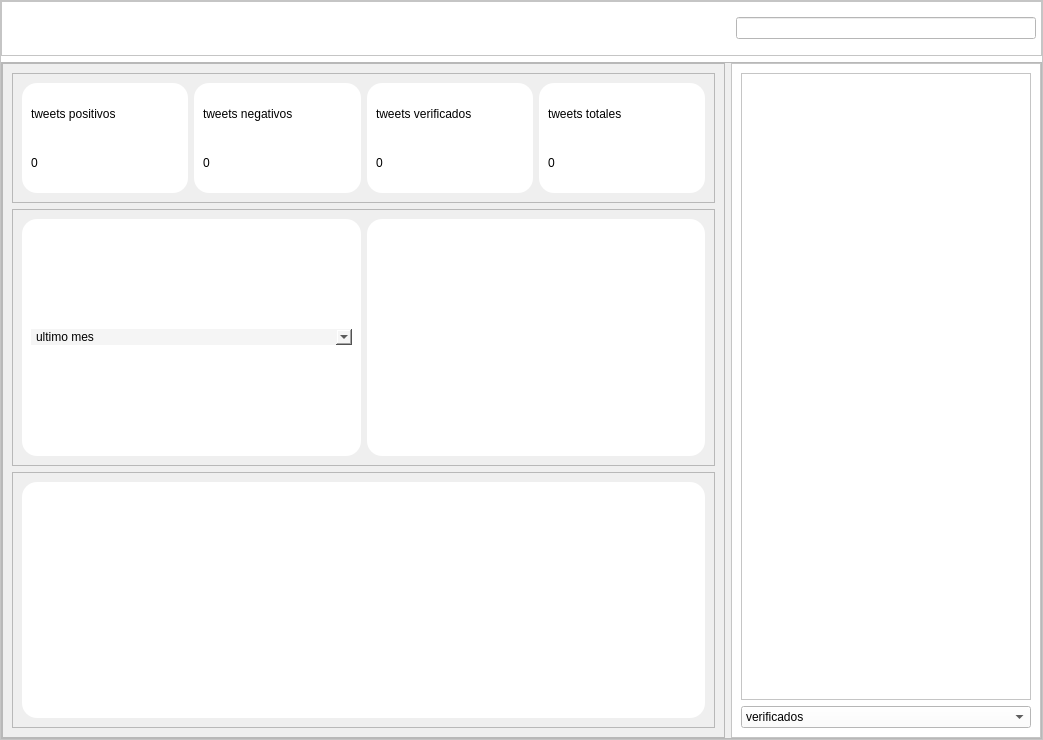
<?xml version="1.0" encoding="UTF-8"?>
<ui version="4.0">
 <class>MainWindow</class>
 <widget class="QMainWindow" name="MainWindow">
  <property name="geometry">
   <rect>
    <x>0</x>
    <y>0</y>
    <width>1043</width>
    <height>740</height>
   </rect>
  </property>
  <property name="windowTitle">
   <string>MainWindow</string>
  </property>
  <widget class="QWidget" name="centralwidget">
   <layout class="QHBoxLayout" name="horizontalLayout">
    <property name="spacing">
     <number>0</number>
    </property>
    <property name="leftMargin">
     <number>0</number>
    </property>
    <property name="topMargin">
     <number>0</number>
    </property>
    <property name="rightMargin">
     <number>0</number>
    </property>
    <property name="bottomMargin">
     <number>0</number>
    </property>
    <item>
     <widget class="QFrame" name="frame">
      <property name="maximumSize">
       <size>
        <width>16777215</width>
        <height>16777215</height>
       </size>
      </property>
      <property name="styleSheet">
       <string notr="true">background-color:rgb(255, 255, 255)</string>
      </property>
      <property name="frameShape">
       <enum>QFrame::StyledPanel</enum>
      </property>
      <property name="frameShadow">
       <enum>QFrame::Raised</enum>
      </property>
      <layout class="QGridLayout" name="gridLayout_2">
       <property name="leftMargin">
        <number>0</number>
       </property>
       <property name="topMargin">
        <number>0</number>
       </property>
       <property name="rightMargin">
        <number>0</number>
       </property>
       <property name="bottomMargin">
        <number>0</number>
       </property>
       <item row="0" column="0">
        <widget class="QFrame" name="frame_2">
         <property name="minimumSize">
          <size>
           <width>0</width>
           <height>55</height>
          </size>
         </property>
         <property name="maximumSize">
          <size>
           <width>16777215</width>
           <height>55</height>
          </size>
         </property>
         <property name="frameShape">
          <enum>QFrame::StyledPanel</enum>
         </property>
         <property name="frameShadow">
          <enum>QFrame::Raised</enum>
         </property>
         <layout class="QHBoxLayout" name="horizontalLayout_2">
          <property name="leftMargin">
           <number>5</number>
          </property>
          <property name="topMargin">
           <number>0</number>
          </property>
          <property name="rightMargin">
           <number>5</number>
          </property>
          <property name="bottomMargin">
           <number>0</number>
          </property>
          <item>
           <widget class="QLabel" name="label">
            <property name="minimumSize">
             <size>
              <width>50</width>
              <height>50</height>
             </size>
            </property>
            <property name="maximumSize">
             <size>
              <width>50</width>
              <height>50</height>
             </size>
            </property>
            <property name="text">
             <string/>
            </property>
            <property name="pixmap">
             <pixmap>imagenes/twitter_socialnetwork_20007.png</pixmap>
            </property>
            <property name="scaledContents">
             <bool>true</bool>
            </property>
            <property name="alignment">
             <set>Qt::AlignHCenter|Qt::AlignTop</set>
            </property>
           </widget>
          </item>
          <item>
           <spacer name="horizontalSpacer">
            <property name="orientation">
             <enum>Qt::Horizontal</enum>
            </property>
            <property name="sizeHint" stdset="0">
             <size>
              <width>574</width>
              <height>20</height>
             </size>
            </property>
           </spacer>
          </item>
          <item>
           <widget class="QPushButton" name="pushButton">
            <property name="minimumSize">
             <size>
              <width>0</width>
              <height>0</height>
             </size>
            </property>
            <property name="styleSheet">
             <string notr="true">QpushButton{
background-color:#000000ff;
border-radius:20px;
}

QpushButton:hover{
background-color:#000000ff;
border-radius:20px;
}</string>
            </property>
            <property name="text">
             <string/>
            </property>
            <property name="icon">
             <iconset>
              <normaloff>imagenes/search_47686.png</normaloff>imagenes/search_47686.png</iconset>
            </property>
            <property name="iconSize">
             <size>
              <width>20</width>
              <height>20</height>
             </size>
            </property>
            <property name="autoDefault">
             <bool>false</bool>
            </property>
            <property name="default">
             <bool>false</bool>
            </property>
            <property name="flat">
             <bool>true</bool>
            </property>
           </widget>
          </item>
          <item>
           <widget class="QLineEdit" name="lineEdit">
            <property name="minimumSize">
             <size>
              <width>0</width>
              <height>0</height>
             </size>
            </property>
            <property name="maximumSize">
             <size>
              <width>300</width>
              <height>16777215</height>
             </size>
            </property>
           </widget>
          </item>
         </layout>
        </widget>
       </item>
       <item row="1" column="0">
        <widget class="QFrame" name="frame_3">
         <property name="styleSheet">
          <string notr="true">background-color:
rgb(239, 239, 239)</string>
         </property>
         <property name="frameShape">
          <enum>QFrame::StyledPanel</enum>
         </property>
         <property name="frameShadow">
          <enum>QFrame::Raised</enum>
         </property>
         <layout class="QHBoxLayout" name="horizontalLayout_3" stretch="0,0">
          <property name="leftMargin">
           <number>0</number>
          </property>
          <property name="topMargin">
           <number>0</number>
          </property>
          <property name="rightMargin">
           <number>0</number>
          </property>
          <property name="bottomMargin">
           <number>0</number>
          </property>
          <item>
           <widget class="QFrame" name="frame_5">
            <property name="styleSheet">
             <string notr="true">QLabel{
border-radius:15px;
background-color:rgb(0, 0, 0);
}</string>
            </property>
            <property name="frameShape">
             <enum>QFrame::StyledPanel</enum>
            </property>
            <property name="frameShadow">
             <enum>QFrame::Raised</enum>
            </property>
            <layout class="QGridLayout" name="gridLayout_3">
             <item row="0" column="0">
              <widget class="QFrame" name="frame_6">
               <property name="minimumSize">
                <size>
                 <width>0</width>
                 <height>0</height>
                </size>
               </property>
               <property name="maximumSize">
                <size>
                 <width>16777215</width>
                 <height>130</height>
                </size>
               </property>
               <property name="frameShape">
                <enum>QFrame::StyledPanel</enum>
               </property>
               <property name="frameShadow">
                <enum>QFrame::Raised</enum>
               </property>
               <layout class="QHBoxLayout" name="horizontalLayout_4">
                <item>
                 <widget class="QFrame" name="frame_12">
                  <property name="styleSheet">
                   <string notr="true">border-radius:15px;
background-color:rgb(255, 255, 255);</string>
                  </property>
                  <property name="frameShape">
                   <enum>QFrame::StyledPanel</enum>
                  </property>
                  <property name="frameShadow">
                   <enum>QFrame::Raised</enum>
                  </property>
                  <layout class="QGridLayout" name="gridLayout_5">
                   <item row="0" column="0">
                    <widget class="QLabel" name="label_2">
                     <property name="text">
                      <string>tweets positivos</string>
                     </property>
                    </widget>
                   </item>
                   <item row="1" column="0">
                    <widget class="QLabel" name="label_10">
                     <property name="text">
                      <string>0</string>
                     </property>
                    </widget>
                   </item>
                   <item row="1" column="1">
                    <widget class="QLabel" name="label_8">
                     <property name="maximumSize">
                      <size>
                       <width>50</width>
                       <height>50</height>
                      </size>
                     </property>
                     <property name="text">
                      <string/>
                     </property>
                     <property name="pixmap">
                      <pixmap>imagenes/ic_thumb_up_128_28824.png</pixmap>
                     </property>
                     <property name="scaledContents">
                      <bool>true</bool>
                     </property>
                    </widget>
                   </item>
                  </layout>
                 </widget>
                </item>
                <item>
                 <widget class="QFrame" name="frame_16">
                  <property name="styleSheet">
                   <string notr="true">border-radius:15px;
background-color:rgb(255, 255, 255);</string>
                  </property>
                  <property name="frameShape">
                   <enum>QFrame::StyledPanel</enum>
                  </property>
                  <property name="frameShadow">
                   <enum>QFrame::Raised</enum>
                  </property>
                  <layout class="QGridLayout" name="gridLayout_6">
                   <item row="0" column="0">
                    <widget class="QLabel" name="label_3">
                     <property name="text">
                      <string>tweets negativos</string>
                     </property>
                    </widget>
                   </item>
                   <item row="1" column="0">
                    <widget class="QLabel" name="label_11">
                     <property name="text">
                      <string>0</string>
                     </property>
                    </widget>
                   </item>
                   <item row="1" column="1">
                    <widget class="QLabel" name="label_7">
                     <property name="maximumSize">
                      <size>
                       <width>50</width>
                       <height>50</height>
                      </size>
                     </property>
                     <property name="text">
                      <string/>
                     </property>
                     <property name="pixmap">
                      <pixmap>imagenes/ic_thumb_down_128_28825.png</pixmap>
                     </property>
                     <property name="scaledContents">
                      <bool>true</bool>
                     </property>
                    </widget>
                   </item>
                  </layout>
                 </widget>
                </item>
                <item>
                 <widget class="QFrame" name="frame_14">
                  <property name="styleSheet">
                   <string notr="true">border-radius:15px;
background-color:rgb(255, 255, 255);</string>
                  </property>
                  <property name="frameShape">
                   <enum>QFrame::StyledPanel</enum>
                  </property>
                  <property name="frameShadow">
                   <enum>QFrame::Raised</enum>
                  </property>
                  <layout class="QGridLayout" name="gridLayout_7">
                   <item row="0" column="0">
                    <widget class="QLabel" name="label_4">
                     <property name="text">
                      <string>tweets verificados</string>
                     </property>
                    </widget>
                   </item>
                   <item row="1" column="0">
                    <widget class="QLabel" name="label_12">
                     <property name="text">
                      <string>0</string>
                     </property>
                    </widget>
                   </item>
                   <item row="1" column="1">
                    <widget class="QLabel" name="label_6">
                     <property name="maximumSize">
                      <size>
                       <width>50</width>
                       <height>50</height>
                      </size>
                     </property>
                     <property name="text">
                      <string/>
                     </property>
                     <property name="pixmap">
                      <pixmap>imagenes/CqE5DogUsAAhHws.png</pixmap>
                     </property>
                     <property name="scaledContents">
                      <bool>true</bool>
                     </property>
                    </widget>
                   </item>
                  </layout>
                 </widget>
                </item>
                <item>
                 <widget class="QFrame" name="frame_15">
                  <property name="styleSheet">
                   <string notr="true">border-radius:15px;
background-color:rgb(255, 255, 255);</string>
                  </property>
                  <property name="frameShape">
                   <enum>QFrame::StyledPanel</enum>
                  </property>
                  <property name="frameShadow">
                   <enum>QFrame::Raised</enum>
                  </property>
                  <layout class="QGridLayout" name="gridLayout_8">
                   <item row="0" column="0" colspan="2">
                    <widget class="QLabel" name="label_5">
                     <property name="text">
                      <string>tweets totales</string>
                     </property>
                    </widget>
                   </item>
                   <item row="1" column="0">
                    <widget class="QLabel" name="label_13">
                     <property name="text">
                      <string>0</string>
                     </property>
                    </widget>
                   </item>
                   <item row="1" column="1">
                    <widget class="QLabel" name="label_9">
                     <property name="maximumSize">
                      <size>
                       <width>50</width>
                       <height>50</height>
                      </size>
                     </property>
                     <property name="text">
                      <string/>
                     </property>
                     <property name="pixmap">
                      <pixmap>imagenes/twitter_socialnetwork_20007.png</pixmap>
                     </property>
                     <property name="scaledContents">
                      <bool>true</bool>
                     </property>
                    </widget>
                   </item>
                  </layout>
                 </widget>
                </item>
               </layout>
              </widget>
             </item>
             <item row="2" column="0">
              <widget class="QFrame" name="frame_8">
               <property name="frameShape">
                <enum>QFrame::StyledPanel</enum>
               </property>
               <property name="frameShadow">
                <enum>QFrame::Raised</enum>
               </property>
               <layout class="QHBoxLayout" name="horizontalLayout_6">
                <item>
                 <widget class="QFrame" name="frame_11">
                  <property name="styleSheet">
                   <string notr="true">border-radius:15px;
background-color:rgb(255, 255, 255);</string>
                  </property>
                  <property name="frameShape">
                   <enum>QFrame::StyledPanel</enum>
                  </property>
                  <property name="frameShadow">
                   <enum>QFrame::Raised</enum>
                  </property>
                  <layout class="QVBoxLayout" name="verticalLayout_3">
                   <item>
                    <layout class="QVBoxLayout" name="verticalLayout_2"/>
                   </item>
                  </layout>
                 </widget>
                </item>
               </layout>
              </widget>
             </item>
             <item row="1" column="0">
              <widget class="QFrame" name="frame_7">
               <property name="frameShape">
                <enum>QFrame::StyledPanel</enum>
               </property>
               <property name="frameShadow">
                <enum>QFrame::Raised</enum>
               </property>
               <layout class="QHBoxLayout" name="horizontalLayout_5">
                <item>
                 <widget class="QFrame" name="frame_10">
                  <property name="styleSheet">
                   <string notr="true">border-radius:15px;
background-color:rgb(255, 255, 255);</string>
                  </property>
                  <property name="frameShape">
                   <enum>QFrame::StyledPanel</enum>
                  </property>
                  <property name="frameShadow">
                   <enum>QFrame::Raised</enum>
                  </property>
                  <layout class="QGridLayout" name="gridLayout_4">
                   <item row="0" column="0">
                    <widget class="QComboBox" name="comboBox">
                     <property name="styleSheet">
                      <string notr="true">background-color:rgb(245, 245, 245)</string>
                     </property>
                     <item>
                      <property name="text">
                       <string>ultimo mes</string>
                      </property>
                     </item>
                     <item>
                      <property name="text">
                       <string>ultima semana</string>
                      </property>
                     </item>
                     <item>
                      <property name="text">
                       <string>ultimo año</string>
                      </property>
                     </item>
                    </widget>
                   </item>
                   <item row="1" column="0">
                    <layout class="QVBoxLayout" name="verticalLayout_4"/>
                   </item>
                  </layout>
                 </widget>
                </item>
                <item>
                 <widget class="QFrame" name="frame_9">
                  <property name="styleSheet">
                   <string notr="true">border-radius:15px;
background-color:rgb(255, 255, 255);</string>
                  </property>
                  <property name="frameShape">
                   <enum>QFrame::StyledPanel</enum>
                  </property>
                  <property name="frameShadow">
                   <enum>QFrame::Raised</enum>
                  </property>
                  <layout class="QGridLayout" name="gridLayout">
                   <item row="0" column="0">
                    <layout class="QVBoxLayout" name="verticalLayout_5"/>
                   </item>
                  </layout>
                 </widget>
                </item>
               </layout>
              </widget>
             </item>
            </layout>
           </widget>
          </item>
          <item>
           <widget class="QFrame" name="frame_4">
            <property name="maximumSize">
             <size>
              <width>310</width>
              <height>16777215</height>
             </size>
            </property>
            <property name="styleSheet">
             <string notr="true">
background-color:rgb(255, 255, 255);</string>
            </property>
            <property name="frameShape">
             <enum>QFrame::StyledPanel</enum>
            </property>
            <property name="frameShadow">
             <enum>QFrame::Raised</enum>
            </property>
            <layout class="QVBoxLayout" name="verticalLayout">
             <item>
              <widget class="QListWidget" name="listWidget"/>
             </item>
             <item>
              <widget class="QComboBox" name="comboBox_2">
               <property name="maxVisibleItems">
                <number>9</number>
               </property>
               <item>
                <property name="text">
                 <string>verificados</string>
                </property>
               </item>
               <item>
                <property name="text">
                 <string>todos</string>
                </property>
               </item>
               <item>
                <property name="text">
                 <string>positivos</string>
                </property>
               </item>
               <item>
                <property name="text">
                 <string>negativos</string>
                </property>
               </item>
              </widget>
             </item>
            </layout>
           </widget>
          </item>
         </layout>
        </widget>
       </item>
      </layout>
     </widget>
    </item>
   </layout>
  </widget>
 </widget>
 <resources/>
 <connections/>
</ui>
